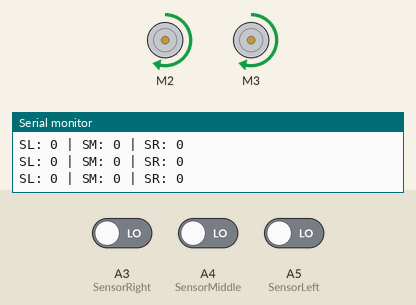
A sketch run on a simulated Arduino Uno, built with avr-gcc and run on an emulated ATmega328P. Shown: 2 × DC motor (green arrow = forward, orange = backward, longer = faster), the last lines printed to the serial monitor. Inputs (shaded band) come from the test bench; at power-on: A3 (SensorRight) LOW, A5 (SensorLeft) LOW, A4 (SensorMiddle) LOW.

Above: at 1.2 s.
1.3 s: A3 (SensorRight) driven HIGH
At 1.52 s:
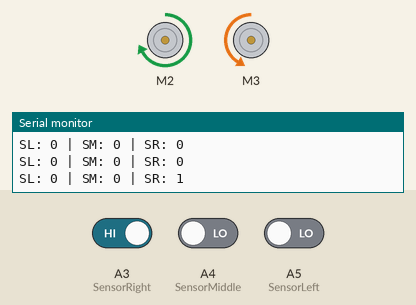
4.3 s: A5 (SensorLeft) driven HIGH
At 4.68 s:
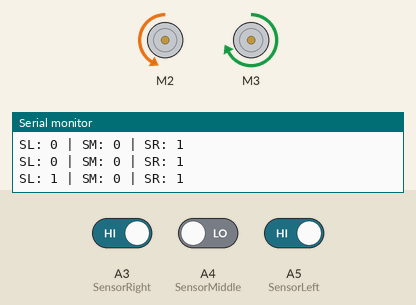
7.3 s: A4 (SensorMiddle) driven HIGH
At 8.8 s:
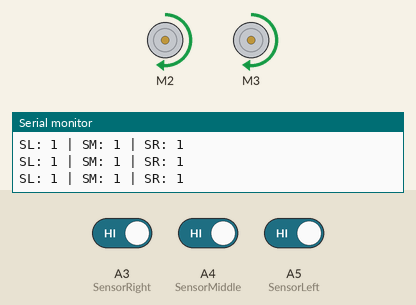
10.3 s: A4 (SensorMiddle) driven LOW
At 10.52 s:
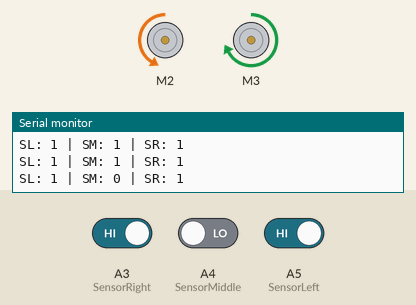
13.3 s: A5 (SensorLeft) driven LOW
At 13.68 s:
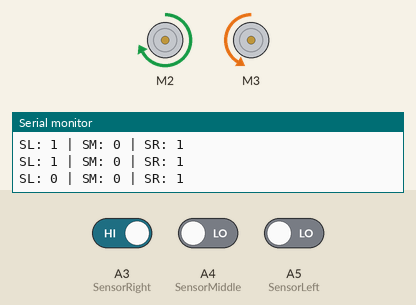
16.3 s: A3 (SensorRight) driven LOW
At 20.0 s:
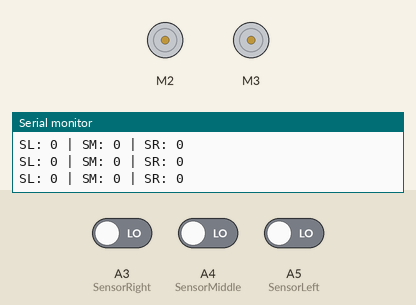
Timing chart, 0 to 20.3 s (numbered marks = the images above; inputs shaded):
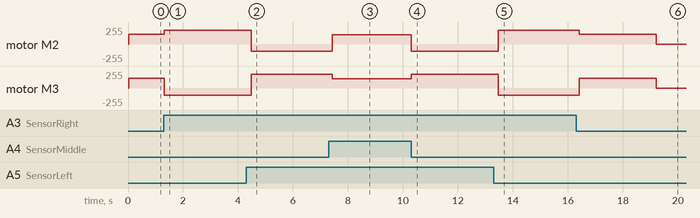

The sketch:

dolinecoban.ino
```cpp
#include <AFMotor.h>

// Định nghĩa động cơ
AF_DCMotor motor1(2); // Động cơ phải, kết nối với chân 2 của L293D
AF_DCMotor motor2(3); // Động cơ trái, kết nối với chân 3 của L293D

// Định nghĩa các chân cảm biến đường
const int SensorLeft   = A5; // Cảm biến trái
const int SensorMiddle = A4; // Cảm biến giữa
const int SensorRight  = A3; // Cảm biến phải

// Biến trạng thái cảm biến
int SL, SM, SR;

// Thời gian kiểm tra để tránh dùng delay()
unsigned long previousMillis = 0;
const long interval = 28.5; // Thời gian kiểm tra mỗi 30ms

// Thời gian đợi trước khi dừng nếu không phát hiện đường
unsigned long lastSensorTime = 0;  // Thời gian cuối cùng cảm biến có tín hiệu
const long sensorTimeout = 3000;   // Thời gian chờ đợi 3 giây (3000ms)

void setup() {
  // Cấu hình các chân cảm biến
  pinMode(SensorLeft, INPUT);
  pinMode(SensorMiddle, INPUT);
  pinMode(SensorRight, INPUT);

  // Khởi động Serial Monitor để theo dõi tín hiệu cảm biến
  Serial.begin(9600);
}

void loop() {
  unsigned long currentMillis = millis();

  // Kiểm tra xem thời gian kiểm tra đã đủ chưa
  if (currentMillis - previousMillis >= interval) {
    previousMillis = currentMillis;

    // Đọc trạng thái các cảm biến
    SL = digitalRead(SensorLeft);
    SM = digitalRead(SensorMiddle);
    SR = digitalRead(SensorRight);

    // Hiển thị trạng thái các cảm biến lên Serial Monitor để theo dõi
    Serial.print("SL: "); Serial.print(SL);
    Serial.print(" | SM: "); Serial.print(SM);
    Serial.print(" | SR: "); Serial.println(SR);

    // Cập nhật thời gian nếu có tín hiệu từ cảm biến
    if (SM == HIGH || SL == HIGH || SR == HIGH) {
      lastSensorTime = currentMillis; // Cập nhật thời gian có tín hiệu
    }

    // Điều khiển di chuyển dựa trên tín hiệu cảm biến
    if (SM == HIGH) {
      forward(141, 141);  // Tiến thẳng
    }
    else if ((SM == HIGH && SR == HIGH)) {
      turnLeft();  // Cua trái
    }
    else if ((SL == HIGH && SM == HIGH)) {
      turnRight();  // Cua phải
    }
    else if (SL == HIGH && SM == LOW) {
      adjustLeft();  // Điều chỉnh nếu chỉ có cảm biến trái phát hiện line
    }
    else if (SR == HIGH && SM == LOW) {
      adjustRight();  // Điều chỉnh nếu chỉ có cảm biến phải phát hiện line
    }
    else {
      handleNoLine(currentMillis);  // Không có tín hiệu, xử lý dừng xe
    }
  }
}

void forward(int speedLeft, int speedRight) {
  motor1.setSpeed(speedRight);  // Tốc độ động cơ phải
  motor1.run(FORWARD); // Quay động cơ phải
  motor2.setSpeed(speedLeft);  // Tốc độ động cơ trái
  motor2.run(FORWARD); // Quay động cơ trái
}

void stopMotors() {
  motor1.setSpeed(0);  // Dừng động cơ phải
  motor1.run(RELEASE); // Giải phóng động cơ phải
  motor2.setSpeed(0);  // Dừng động cơ trái
  motor2.run(RELEASE); // Giải phóng động cơ trái
}

void turnLeft() {
  motor2.setSpeed(0); // Dừng động cơ trái
  motor2.run(RELEASE); // Giải phóng động cơ trái
  motor1.setSpeed(198); // Quay động cơ phải nhanh hơn
  motor1.run(FORWARD);  // Quay động cơ phải
  delay(520); // Điều chỉnh thời gian quay
  checkMiddleSensor(); // Kiểm tra lại tín hiệu cảm biến giữa
}

void turnRight() {
  motor1.setSpeed(0);  // Dừng động cơ phải
  motor1.run(RELEASE); // Giải phóng động cơ phải
  motor2.setSpeed(198); // Quay động cơ trái nhanh hơn
  motor2.run(FORWARD);  // Quay động cơ trái
  delay(500); // Điều chỉnh thời gian quay
  checkMiddleSensor(); // Kiểm tra lại tín hiệu cảm biến giữa
}

void adjustLeft() {
  motor2.setSpeed(205);  // Tăng tốc động cơ trái
  motor2.run(FORWARD);   // Quay động cơ trái
  motor1.setSpeed(105);  // Giảm tốc động cơ phải
  motor1.run(BACKWARD);  // Quay động cơ phải
  delay(210);            // Giữ trong 210ms để xe dần dần điều chỉnh lại
  checkMiddleSensor();   // Kiểm tra lại cảm biến giữa
}

void adjustRight() {
  motor1.setSpeed(205);  // Tăng tốc động cơ phải
  motor1.run(FORWARD);   // Quay động cơ phải
  motor2.setSpeed(106);  // Giảm tốc động cơ trái
  motor2.run(BACKWARD);  // Quay động cơ trái
  delay(210);            // Giữ trong 210ms để xe dần dần điều chỉnh lại
  checkMiddleSensor();   // Kiểm tra lại cảm biến giữa
}

void checkMiddleSensor() {
  SM = digitalRead(SensorMiddle);
  if (SM == HIGH) {
    forward(150, 150);  // Tiếp tục đi thẳng
  }
  else {
    adjustDirection();  // Điều chỉnh lại hướng nếu không có tín hiệu giữa
  }
}

void adjustDirection() {
  motor1.setSpeed(130);  // Cập nhật tốc độ động cơ phải
  motor1.run(FORWARD);  // Quay động cơ phải
  motor2.setSpeed(130);  // Cập nhật tốc độ động cơ trái
  motor2.run(FORWARD);  // Quay động cơ trái
}

void handleNoLine(unsigned long currentMillis) {
  // Nếu không có tín hiệu từ cảm biến, kiểm tra xem có nên dừng hay không
  if (currentMillis - lastSensorTime > sensorTimeout) {
    stopMotors();  // Nếu quá 3 giây mà không có tín hiệu, dừng lại
  }
  else {
    // Nếu chưa có tín hiệu từ cảm biến giữa, vẫn di chuyển dựa trên cảm biến ngoài
    if (SL == HIGH) {
      goLeft(160, 160);  // Quẹo trái nhẹ
    }
    else if (SR == HIGH) {
      goRight(161, 161); // Quẹo phải nhẹ
    }
    else {
      forward(150, 150); // Tiếp tục đi thẳng nếu cảm biến ngoài phát hiện line
    }
  }
}

void goLeft(int speedLeft, int speedRight) {
  motor1.setSpeed(0); // Dừng động cơ phải
  motor1.run(RELEASE); // Giải phóng động cơ phải
  motor2.setSpeed(speedRight);  // Quay động cơ trái
  motor2.run(FORWARD); // Quay động cơ trái
}

void goRight(int speedLeft, int speedRight) {
  motor2.setSpeed(0); // Dừng động cơ trái
  motor2.run(RELEASE); // Giải phóng động cơ trái
  motor1.setSpeed(speedRight);  // Quay động cơ phải
  motor1.run(FORWARD); // Quay động cơ phải
}
```

Measured:
- after the input at 1.3 s, motor M2: forward 150/255 → forward 205/255 at once; motor M3: forward 150/255 → backward 106/255 at once
- after the input at 4.3 s, motor M2: forward 205/255 → backward 105/255 after 0.18 s; motor M3: backward 106/255 → forward 205/255 after 0.18 s
- after the input at 7.3 s, motor M2: backward 105/255 → forward 141/255 after 0.13 s; motor M3: forward 205/255 → forward 141/255 after 0.13 s
- after the input at 10.3 s, motor M2: forward 141/255 → backward 105/255 at once; motor M3: forward 141/255 → forward 205/255 at once
- after the input at 13.3 s, motor M2: backward 105/255 → forward 205/255 after 0.17 s; motor M3: forward 205/255 → backward 106/255 after 0.17 s
- after the input at 16.3 s, motor M2: forward 205/255 → forward 150/255 after 0.12 s, → stopped 2.8 s later; motor M3: backward 106/255 → forward 150/255 after 0.12 s, → stopped 2.8 s later
